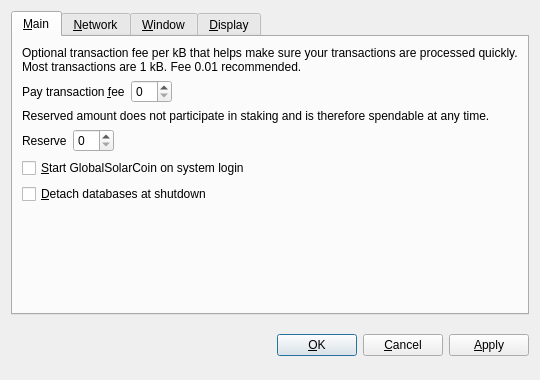
<?xml version="1.0" encoding="UTF-8"?>
<ui version="4.0">
 <class>OptionsDialog</class>
 <widget class="QDialog" name="OptionsDialog">
  <property name="geometry">
   <rect>
    <x>0</x>
    <y>0</y>
    <width>540</width>
    <height>380</height>
   </rect>
  </property>
  <property name="windowTitle">
   <string>Options</string>
  </property>
  <property name="modal">
   <bool>true</bool>
  </property>
  <layout class="QVBoxLayout" name="verticalLayout">
   <item>
    <widget class="QTabWidget" name="tabWidget">
     <property name="tabPosition">
      <enum>QTabWidget::North</enum>
     </property>
     <property name="currentIndex">
      <number>0</number>
     </property>
     <widget class="QWidget" name="tabMain">
      <attribute name="title">
       <string>&amp;Main</string>
      </attribute>
      <layout class="QVBoxLayout" name="verticalLayout_Main">
       <item>
        <widget class="QLabel" name="transactionFeeInfoLabel">
         <property name="text">
          <string>Optional transaction fee per kB that helps make sure your transactions are processed quickly. Most transactions are 1 kB. Fee 0.01 recommended.</string>
         </property>
         <property name="textFormat">
          <enum>Qt::PlainText</enum>
         </property>
         <property name="wordWrap">
          <bool>true</bool>
         </property>
        </widget>
       </item>
       <item>
        <layout class="QHBoxLayout" name="horizontalLayoutFee">
         <item>
          <widget class="QLabel" name="transactionFeeLabel">
           <property name="text">
            <string>Pay transaction &amp;fee</string>
           </property>
           <property name="textFormat">
            <enum>Qt::PlainText</enum>
           </property>
           <property name="buddy">
            <cstring>transactionFee</cstring>
           </property>
          </widget>
         </item>
         <item>
          <widget class="BitcoinAmountField" name="transactionFee"/>
         </item>
         <item>
          <spacer name="horizontalSpacerFee">
           <property name="orientation">
            <enum>Qt::Horizontal</enum>
           </property>
           <property name="sizeHint" stdset="0">
            <size>
             <width>40</width>
             <height>20</height>
            </size>
           </property>
          </spacer>
         </item>
        </layout>
       </item>
       <item>
        <widget class="QLabel" name="reserveBalanceInfoLabel">
         <property name="text">
          <string>Reserved amount does not participate in staking and is therefore spendable at any time.</string>
         </property>
         <property name="textFormat">
          <enum>Qt::PlainText</enum>
         </property>
         <property name="wordWrap">
          <bool>true</bool>
         </property>
        </widget>
       </item>
       <item>
        <layout class="QHBoxLayout" name="horizontalLayoutReserveBalance">
         <item>
          <widget class="QLabel" name="reserveBalanceLabel">
           <property name="text">
            <string>Reserve</string>
           </property>
           <property name="textFormat">
            <enum>Qt::PlainText</enum>
           </property>
           <property name="buddy">
            <cstring>reserveBalance</cstring>
           </property>
          </widget>
         </item>
         <item>
          <widget class="BitcoinAmountField" name="reserveBalance"/>
         </item>
         <item>
          <spacer name="horizontalSpacerReserveBalance">
           <property name="orientation">
            <enum>Qt::Horizontal</enum>
           </property>
           <property name="sizeHint" stdset="0">
            <size>
             <width>40</width>
             <height>20</height>
            </size>
           </property>
          </spacer>
         </item>
        </layout>
       </item>
       <item>
        <widget class="QCheckBox" name="bitcoinAtStartup">
         <property name="toolTip">
          <string>Automatically start GlobalSolarCoin after logging in to the system.</string>
         </property>
         <property name="text">
          <string>&amp;Start GlobalSolarCoin on system login</string>
         </property>
        </widget>
       </item>
       <item>
        <widget class="QCheckBox" name="detachDatabases">
         <property name="toolTip">
          <string>Detach block and address databases at shutdown. This means they can be moved to another data directory, but it slows down shutdown. The wallet is always detached.</string>
         </property>
         <property name="text">
          <string>&amp;Detach databases at shutdown</string>
         </property>
        </widget>
       </item>
       <item>
        <spacer name="verticalSpacer_Main">
         <property name="orientation">
          <enum>Qt::Vertical</enum>
         </property>
         <property name="sizeHint" stdset="0">
          <size>
           <width>20</width>
           <height>40</height>
          </size>
         </property>
        </spacer>
       </item>
      </layout>
     </widget>
     <widget class="QWidget" name="tabNetwork">
      <attribute name="title">
       <string>&amp;Network</string>
      </attribute>
      <layout class="QVBoxLayout" name="verticalLayout_Network">
       <item>
        <widget class="QCheckBox" name="mapPortUpnp">
         <property name="toolTip">
          <string>Automatically open the GlobalSolarCoin client port on the router. This only works when your router supports UPnP and it is enabled.</string>
         </property>
         <property name="text">
          <string>Map port using &amp;UPnP</string>
         </property>
        </widget>
       </item>
       <item>
        <widget class="QCheckBox" name="connectSocks">
         <property name="toolTip">
          <string>Connect to the GlobalSolarCoin network through a SOCKS proxy (e.g. when connecting through Tor).</string>
         </property>
         <property name="text">
          <string>&amp;Connect through SOCKS proxy:</string>
         </property>
        </widget>
       </item>
       <item>
        <layout class="QHBoxLayout" name="horizontalLayout_Network">
         <item>
          <widget class="QLabel" name="proxyIpLabel">
           <property name="text">
            <string>Proxy &amp;IP:</string>
           </property>
           <property name="textFormat">
            <enum>Qt::PlainText</enum>
           </property>
           <property name="buddy">
            <cstring>proxyIp</cstring>
           </property>
          </widget>
         </item>
         <item>
          <widget class="QValidatedLineEdit" name="proxyIp">
           <property name="maximumSize">
            <size>
             <width>140</width>
             <height>16777215</height>
            </size>
           </property>
           <property name="toolTip">
            <string>IP address of the proxy (e.g. 127.0.0.1)</string>
           </property>
          </widget>
         </item>
         <item>
          <widget class="QLabel" name="proxyPortLabel">
           <property name="text">
            <string>&amp;Port:</string>
           </property>
           <property name="textFormat">
            <enum>Qt::PlainText</enum>
           </property>
           <property name="buddy">
            <cstring>proxyPort</cstring>
           </property>
          </widget>
         </item>
         <item>
          <widget class="QLineEdit" name="proxyPort">
           <property name="maximumSize">
            <size>
             <width>55</width>
             <height>16777215</height>
            </size>
           </property>
           <property name="toolTip">
            <string>Port of the proxy (e.g. 9050)</string>
           </property>
          </widget>
         </item>
         <item>
          <widget class="QLabel" name="socksVersionLabel">
           <property name="text">
            <string>SOCKS &amp;Version:</string>
           </property>
           <property name="textFormat">
            <enum>Qt::PlainText</enum>
           </property>
           <property name="buddy">
            <cstring>socksVersion</cstring>
           </property>
          </widget>
         </item>
         <item>
          <widget class="QValueComboBox" name="socksVersion">
           <property name="toolTip">
            <string>SOCKS version of the proxy (e.g. 5)</string>
           </property>
          </widget>
         </item>
         <item>
          <spacer name="horizontalSpacer_Network">
           <property name="orientation">
            <enum>Qt::Horizontal</enum>
           </property>
           <property name="sizeHint" stdset="0">
            <size>
             <width>40</width>
             <height>20</height>
            </size>
           </property>
          </spacer>
         </item>
        </layout>
       </item>
       <item>
        <spacer name="verticalSpacer_Network">
         <property name="orientation">
          <enum>Qt::Vertical</enum>
         </property>
         <property name="sizeHint" stdset="0">
          <size>
           <width>20</width>
           <height>40</height>
          </size>
         </property>
        </spacer>
       </item>
      </layout>
     </widget>
     <widget class="QWidget" name="tabWindow">
      <attribute name="title">
       <string>&amp;Window</string>
      </attribute>
      <layout class="QVBoxLayout" name="verticalLayout_Window">
       <item>
        <widget class="QCheckBox" name="minimizeToTray">
         <property name="toolTip">
          <string>Show only a tray icon after minimizing the window.</string>
         </property>
         <property name="text">
          <string>&amp;Minimize to the tray instead of the taskbar</string>
         </property>
        </widget>
       </item>
       <item>
        <widget class="QCheckBox" name="minimizeOnClose">
         <property name="toolTip">
          <string>Minimize instead of exit the application when the window is closed. When this option is enabled, the application will be closed only after selecting Quit in the menu.</string>
         </property>
         <property name="text">
          <string>M&amp;inimize on close</string>
         </property>
        </widget>
       </item>
       <item>
        <spacer name="verticalSpacer_Window">
         <property name="orientation">
          <enum>Qt::Vertical</enum>
         </property>
         <property name="sizeHint" stdset="0">
          <size>
           <width>20</width>
           <height>40</height>
          </size>
         </property>
        </spacer>
       </item>
      </layout>
     </widget>
     <widget class="QWidget" name="tabDisplay">
      <attribute name="title">
       <string>&amp;Display</string>
      </attribute>
      <layout class="QVBoxLayout" name="verticalLayout_Display">
       <item>
        <layout class="QHBoxLayout" name="horizontalLayout_1_Display">
         <item>
          <widget class="QLabel" name="langLabel">
           <property name="text">
            <string>User Interface &amp;language:</string>
           </property>
           <property name="textFormat">
            <enum>Qt::PlainText</enum>
           </property>
           <property name="buddy">
            <cstring>lang</cstring>
           </property>
          </widget>
         </item>
         <item>
          <widget class="QValueComboBox" name="lang">
           <property name="toolTip">
            <string>The user interface language can be set here. This setting will take effect after restarting GlobalSolarCoin.</string>
           </property>
          </widget>
         </item>
        </layout>
       </item>
       <item>
        <layout class="QHBoxLayout" name="horizontalLayout_2_Display">
         <item>
          <widget class="QLabel" name="unitLabel">
           <property name="text">
            <string>&amp;Unit to show amounts in:</string>
           </property>
           <property name="textFormat">
            <enum>Qt::PlainText</enum>
           </property>
           <property name="buddy">
            <cstring>unit</cstring>
           </property>
          </widget>
         </item>
         <item>
          <widget class="QValueComboBox" name="unit">
           <property name="toolTip">
            <string>Choose the default subdivision unit to show in the interface and when sending coins.</string>
           </property>
          </widget>
         </item>
        </layout>
       </item>
       <item>
        <widget class="QCheckBox" name="displayAddresses">
         <property name="toolTip">
          <string>Whether to show GlobalSolarCoin addresses in the transaction list or not.</string>
         </property>
         <property name="text">
          <string>&amp;Display addresses in transaction list</string>
         </property>
        </widget>
       </item>
       <item>
        <widget class="QCheckBox" name="coinControlFeatures">
         <property name="toolTip">
          <string>Whether to show coin control features or not.</string>
         </property>
         <property name="text">
          <string>Display coin &amp;control features (experts only!)</string>
         </property>
        </widget>
       </item>
       <item>
        <spacer name="verticalSpacer_Display">
         <property name="orientation">
          <enum>Qt::Vertical</enum>
         </property>
         <property name="sizeHint" stdset="0">
          <size>
           <width>20</width>
           <height>40</height>
          </size>
         </property>
        </spacer>
       </item>
      </layout>
     </widget>
    </widget>
   </item>
   <item>
    <layout class="QHBoxLayout" name="horizontalLayout_Buttons">
     <item>
      <spacer name="horizontalSpacer_1">
       <property name="orientation">
        <enum>Qt::Horizontal</enum>
       </property>
       <property name="sizeHint" stdset="0">
        <size>
         <width>40</width>
         <height>48</height>
        </size>
       </property>
      </spacer>
     </item>
     <item>
      <widget class="QLabel" name="statusLabel">
       <property name="font">
        <font>
         <weight>75</weight>
         <bold>true</bold>
        </font>
       </property>
       <property name="text">
        <string/>
       </property>
       <property name="textFormat">
        <enum>Qt::PlainText</enum>
       </property>
       <property name="wordWrap">
        <bool>true</bool>
       </property>
      </widget>
     </item>
     <item>
      <spacer name="horizontalSpacer_2">
       <property name="orientation">
        <enum>Qt::Horizontal</enum>
       </property>
       <property name="sizeHint" stdset="0">
        <size>
         <width>40</width>
         <height>48</height>
        </size>
       </property>
      </spacer>
     </item>
     <item>
      <widget class="QPushButton" name="okButton">
       <property name="text">
        <string>&amp;OK</string>
       </property>
      </widget>
     </item>
     <item>
      <widget class="QPushButton" name="cancelButton">
       <property name="text">
        <string>&amp;Cancel</string>
       </property>
       <property name="autoDefault">
        <bool>false</bool>
       </property>
      </widget>
     </item>
     <item>
      <widget class="QPushButton" name="applyButton">
       <property name="text">
        <string>&amp;Apply</string>
       </property>
       <property name="autoDefault">
        <bool>false</bool>
       </property>
      </widget>
     </item>
    </layout>
   </item>
  </layout>
 </widget>
 <customwidgets>
  <customwidget>
   <class>BitcoinAmountField</class>
   <extends>QSpinBox</extends>
   <header>bitcoinamountfield.h</header>
  </customwidget>
  <customwidget>
   <class>QValueComboBox</class>
   <extends>QComboBox</extends>
   <header>qvaluecombobox.h</header>
  </customwidget>
  <customwidget>
   <class>QValidatedLineEdit</class>
   <extends>QLineEdit</extends>
   <header>qvalidatedlineedit.h</header>
  </customwidget>
 </customwidgets>
 <resources/>
 <connections/>
</ui>
